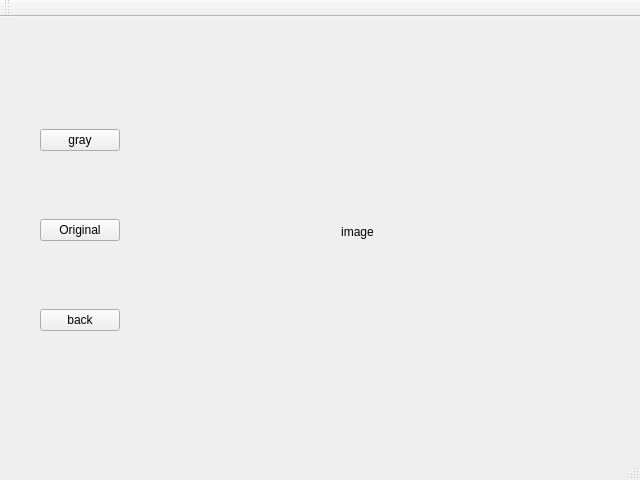
<?xml version="1.0" encoding="UTF-8"?>
<ui version="4.0">
 <class>Visiontollbox</class>
 <widget class="QMainWindow" name="Visiontollbox">
  <property name="geometry">
   <rect>
    <x>0</x>
    <y>0</y>
    <width>640</width>
    <height>480</height>
   </rect>
  </property>
  <property name="windowTitle">
   <string>Visiontollbox</string>
  </property>
  <widget class="QWidget" name="centralWidget">
   <widget class="QStackedWidget" name="stackedWidget">
    <property name="geometry">
     <rect>
      <x>9</x>
      <y>9</y>
      <width>622</width>
      <height>396</height>
     </rect>
    </property>
    <property name="currentIndex">
     <number>1</number>
    </property>
    <widget class="QWidget" name="viewerPage">
     <widget class="QWidget" name="layoutWidget">
      <property name="geometry">
       <rect>
        <x>11</x>
        <y>20</y>
        <width>591</width>
        <height>371</height>
       </rect>
      </property>
      <layout class="QHBoxLayout" name="horizontalLayout_2">
       <item>
        <layout class="QVBoxLayout" name="verticalLayout">
         <item>
          <widget class="QPushButton" name="btnLoad">
           <property name="sizePolicy">
            <sizepolicy hsizetype="Fixed" vsizetype="Fixed">
             <horstretch>0</horstretch>
             <verstretch>0</verstretch>
            </sizepolicy>
           </property>
           <property name="minimumSize">
            <size>
             <width>80</width>
             <height>50</height>
            </size>
           </property>
           <property name="text">
            <string>Load</string>
           </property>
          </widget>
         </item>
         <item>
          <widget class="QPushButton" name="btnSave">
           <property name="sizePolicy">
            <sizepolicy hsizetype="Fixed" vsizetype="Fixed">
             <horstretch>0</horstretch>
             <verstretch>0</verstretch>
            </sizepolicy>
           </property>
           <property name="minimumSize">
            <size>
             <width>80</width>
             <height>50</height>
            </size>
           </property>
           <property name="text">
            <string>Save</string>
           </property>
          </widget>
         </item>
         <item>
          <widget class="QPushButton" name="btnEdit">
           <property name="sizePolicy">
            <sizepolicy hsizetype="Fixed" vsizetype="Fixed">
             <horstretch>0</horstretch>
             <verstretch>0</verstretch>
            </sizepolicy>
           </property>
           <property name="minimumSize">
            <size>
             <width>80</width>
             <height>50</height>
            </size>
           </property>
           <property name="text">
            <string>Edit</string>
           </property>
          </widget>
         </item>
        </layout>
       </item>
       <item>
        <layout class="QVBoxLayout" name="verticalLayout_2">
         <item>
          <widget class="QLabel" name="imgLabel">
           <property name="sizePolicy">
            <sizepolicy hsizetype="Expanding" vsizetype="Expanding">
             <horstretch>0</horstretch>
             <verstretch>0</verstretch>
            </sizepolicy>
           </property>
           <property name="maximumSize">
            <size>
             <width>16777215</width>
             <height>16777215</height>
            </size>
           </property>
           <property name="text">
            <string>no image</string>
           </property>
           <property name="scaledContents">
            <bool>false</bool>
           </property>
           <property name="alignment">
            <set>Qt::AlignmentFlag::AlignCenter</set>
           </property>
          </widget>
         </item>
         <item>
          <widget class="QTextEdit" name="textEdit">
           <property name="sizePolicy">
            <sizepolicy hsizetype="Minimum" vsizetype="Minimum">
             <horstretch>0</horstretch>
             <verstretch>0</verstretch>
            </sizepolicy>
           </property>
           <property name="minimumSize">
            <size>
             <width>60</width>
             <height>60</height>
            </size>
           </property>
           <property name="maximumSize">
            <size>
             <width>16777215</width>
             <height>70</height>
            </size>
           </property>
           <property name="verticalScrollBarPolicy">
            <enum>Qt::ScrollBarPolicy::ScrollBarAlwaysOn</enum>
           </property>
           <property name="readOnly">
            <bool>true</bool>
           </property>
          </widget>
         </item>
        </layout>
       </item>
      </layout>
     </widget>
    </widget>
    <widget class="QWidget" name="editorPage">
     <widget class="QWidget" name="layoutWidget">
      <property name="geometry">
       <rect>
        <x>20</x>
        <y>30</y>
        <width>571</width>
        <height>351</height>
       </rect>
      </property>
      <layout class="QHBoxLayout" name="horizontalLayout">
       <item>
        <layout class="QVBoxLayout" name="verticalLayout_3">
         <item>
          <widget class="QPushButton" name="btnGrayscale">
           <property name="text">
            <string>gray</string>
           </property>
          </widget>
         </item>
         <item>
          <widget class="QPushButton" name="btnOriginal">
           <property name="text">
            <string>Original</string>
           </property>
          </widget>
         </item>
         <item>
          <widget class="QPushButton" name="btnBack">
           <property name="text">
            <string>back</string>
           </property>
          </widget>
         </item>
        </layout>
       </item>
       <item>
        <widget class="QLabel" name="imgEditLabel">
         <property name="sizePolicy">
          <sizepolicy hsizetype="Expanding" vsizetype="Expanding">
           <horstretch>0</horstretch>
           <verstretch>0</verstretch>
          </sizepolicy>
         </property>
         <property name="text">
          <string>image</string>
         </property>
         <property name="alignment">
          <set>Qt::AlignmentFlag::AlignCenter</set>
         </property>
        </widget>
       </item>
      </layout>
     </widget>
    </widget>
   </widget>
  </widget>
  <widget class="QMenuBar" name="menuBar">
   <property name="geometry">
    <rect>
     <x>0</x>
     <y>0</y>
     <width>640</width>
     <height>33</height>
    </rect>
   </property>
  </widget>
  <widget class="QToolBar" name="mainToolBar">
   <attribute name="toolBarArea">
    <enum>TopToolBarArea</enum>
   </attribute>
   <attribute name="toolBarBreak">
    <bool>false</bool>
   </attribute>
  </widget>
  <widget class="QStatusBar" name="statusBar"/>
 </widget>
 <layoutdefault spacing="6" margin="11"/>
 <resources>
  <include location="Visiontollbox.qrc"/>
 </resources>
 <connections/>
</ui>
